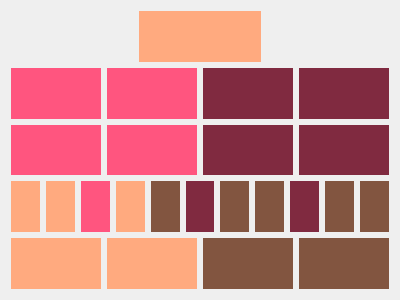
<?xml version="1.0" encoding="UTF-8"?>
<ui version="4.0">
 <class>blnuhr</class>
 <widget class="QWidget" name="blnuhr">
  <property name="geometry">
   <rect>
    <x>0</x>
    <y>0</y>
    <width>400</width>
    <height>300</height>
   </rect>
  </property>
  <property name="windowTitle">
   <string>blnuhr</string>
  </property>
  <layout class="QVBoxLayout" name="verticalLayout_2">
   <item>
    <layout class="QVBoxLayout" name="verticalLayout">
     <item>
      <layout class="QHBoxLayout" name="horizontalLayout">
       <item>
        <widget class="QLabel" name="label">
         <property name="text">
          <string/>
         </property>
        </widget>
       </item>
       <item>
        <widget class="QLabel" name="l_s">
         <property name="styleSheet">
          <string notr="true">background-color: rgb(255, 170, 127);
color: rgb(255, 170, 127);</string>
         </property>
         <property name="text">
          <string/>
         </property>
        </widget>
       </item>
       <item>
        <widget class="QLabel" name="label_2">
         <property name="text">
          <string/>
         </property>
        </widget>
       </item>
      </layout>
     </item>
    </layout>
   </item>
   <item>
    <layout class="QHBoxLayout" name="horizontalLayout_3">
     <item>
      <widget class="QLabel" name="l_h5_1">
       <property name="styleSheet">
        <string notr="true">background-color: rgb(255, 85, 127);</string>
       </property>
       <property name="text">
        <string/>
       </property>
      </widget>
     </item>
     <item>
      <widget class="QLabel" name="l_h5_2">
       <property name="styleSheet">
        <string notr="true">background-color: rgb(255, 85, 127);</string>
       </property>
       <property name="text">
        <string/>
       </property>
      </widget>
     </item>
     <item>
      <widget class="QLabel" name="l_h5_3">
       <property name="styleSheet">
        <string notr="true">background-color: rgb(128, 42, 64);</string>
       </property>
       <property name="text">
        <string/>
       </property>
      </widget>
     </item>
     <item>
      <widget class="QLabel" name="l_h5_4">
       <property name="styleSheet">
        <string notr="true">background-color: rgb(128, 42, 64);</string>
       </property>
       <property name="text">
        <string/>
       </property>
      </widget>
     </item>
    </layout>
   </item>
   <item>
    <layout class="QHBoxLayout" name="horizontalLayout_5">
     <item>
      <widget class="QLabel" name="l_h1_1">
       <property name="styleSheet">
        <string notr="true">background-color: rgb(255, 85, 127);</string>
       </property>
       <property name="text">
        <string/>
       </property>
      </widget>
     </item>
     <item>
      <widget class="QLabel" name="l_h1_2">
       <property name="styleSheet">
        <string notr="true">background-color: rgb(255, 85, 127);</string>
       </property>
       <property name="text">
        <string/>
       </property>
      </widget>
     </item>
     <item>
      <widget class="QLabel" name="l_h1_3">
       <property name="styleSheet">
        <string notr="true">background-color: rgb(128, 42, 64);</string>
       </property>
       <property name="text">
        <string/>
       </property>
      </widget>
     </item>
     <item>
      <widget class="QLabel" name="l_h1_4">
       <property name="styleSheet">
        <string notr="true">background-color: rgb(128, 42, 64);</string>
       </property>
       <property name="text">
        <string/>
       </property>
      </widget>
     </item>
    </layout>
   </item>
   <item>
    <layout class="QHBoxLayout" name="horizontalLayout_4">
     <item>
      <widget class="QLabel" name="l_m5_1">
       <property name="styleSheet">
        <string notr="true">background-color: rgb(255, 170, 127);</string>
       </property>
       <property name="text">
        <string/>
       </property>
      </widget>
     </item>
     <item>
      <widget class="QLabel" name="l_m5_2">
       <property name="styleSheet">
        <string notr="true">background-color: rgb(255, 170, 127);</string>
       </property>
       <property name="text">
        <string/>
       </property>
      </widget>
     </item>
     <item>
      <widget class="QLabel" name="l_m5_3">
       <property name="styleSheet">
        <string notr="true">background-color: rgb(255, 85, 127);</string>
       </property>
       <property name="text">
        <string/>
       </property>
      </widget>
     </item>
     <item>
      <widget class="QLabel" name="l_m5_4">
       <property name="styleSheet">
        <string notr="true">background-color: rgb(255, 170, 127);</string>
       </property>
       <property name="text">
        <string/>
       </property>
      </widget>
     </item>
     <item>
      <widget class="QLabel" name="l_m5_5">
       <property name="styleSheet">
        <string notr="true">background-color: rgb(130, 85, 64);</string>
       </property>
       <property name="text">
        <string/>
       </property>
      </widget>
     </item>
     <item>
      <widget class="QLabel" name="l_m5_6">
       <property name="styleSheet">
        <string notr="true">background-color: rgb(128, 42, 64);</string>
       </property>
       <property name="text">
        <string/>
       </property>
      </widget>
     </item>
     <item>
      <widget class="QLabel" name="l_m5_7">
       <property name="styleSheet">
        <string notr="true">background-color: rgb(130, 85, 64);</string>
       </property>
       <property name="text">
        <string/>
       </property>
      </widget>
     </item>
     <item>
      <widget class="QLabel" name="l_m5_8">
       <property name="styleSheet">
        <string notr="true">background-color: rgb(130, 85, 64);</string>
       </property>
       <property name="text">
        <string/>
       </property>
      </widget>
     </item>
     <item>
      <widget class="QLabel" name="l_m5_9">
       <property name="styleSheet">
        <string notr="true">background-color: rgb(128, 42, 64);</string>
       </property>
       <property name="text">
        <string/>
       </property>
      </widget>
     </item>
     <item>
      <widget class="QLabel" name="l_m5_10">
       <property name="styleSheet">
        <string notr="true">background-color: rgb(130, 85, 64);</string>
       </property>
       <property name="text">
        <string/>
       </property>
      </widget>
     </item>
     <item>
      <widget class="QLabel" name="l_m5_11">
       <property name="styleSheet">
        <string notr="true">background-color: rgb(130, 85, 64);</string>
       </property>
       <property name="text">
        <string/>
       </property>
      </widget>
     </item>
    </layout>
   </item>
   <item>
    <layout class="QHBoxLayout" name="horizontalLayout_2">
     <item>
      <widget class="QLabel" name="l_m1_1">
       <property name="styleSheet">
        <string notr="true">background-color: rgb(255, 170, 127);</string>
       </property>
       <property name="text">
        <string/>
       </property>
      </widget>
     </item>
     <item>
      <widget class="QLabel" name="l_m1_2">
       <property name="styleSheet">
        <string notr="true">background-color: rgb(255, 170, 127);</string>
       </property>
       <property name="text">
        <string/>
       </property>
      </widget>
     </item>
     <item>
      <widget class="QLabel" name="l_m1_3">
       <property name="styleSheet">
        <string notr="true">background-color: rgb(130, 85, 64);</string>
       </property>
       <property name="text">
        <string/>
       </property>
      </widget>
     </item>
     <item>
      <widget class="QLabel" name="l_m1_4">
       <property name="styleSheet">
        <string notr="true">background-color: rgb(130, 85, 64);</string>
       </property>
       <property name="text">
        <string/>
       </property>
      </widget>
     </item>
    </layout>
   </item>
  </layout>
 </widget>
 <resources/>
 <connections/>
</ui>
